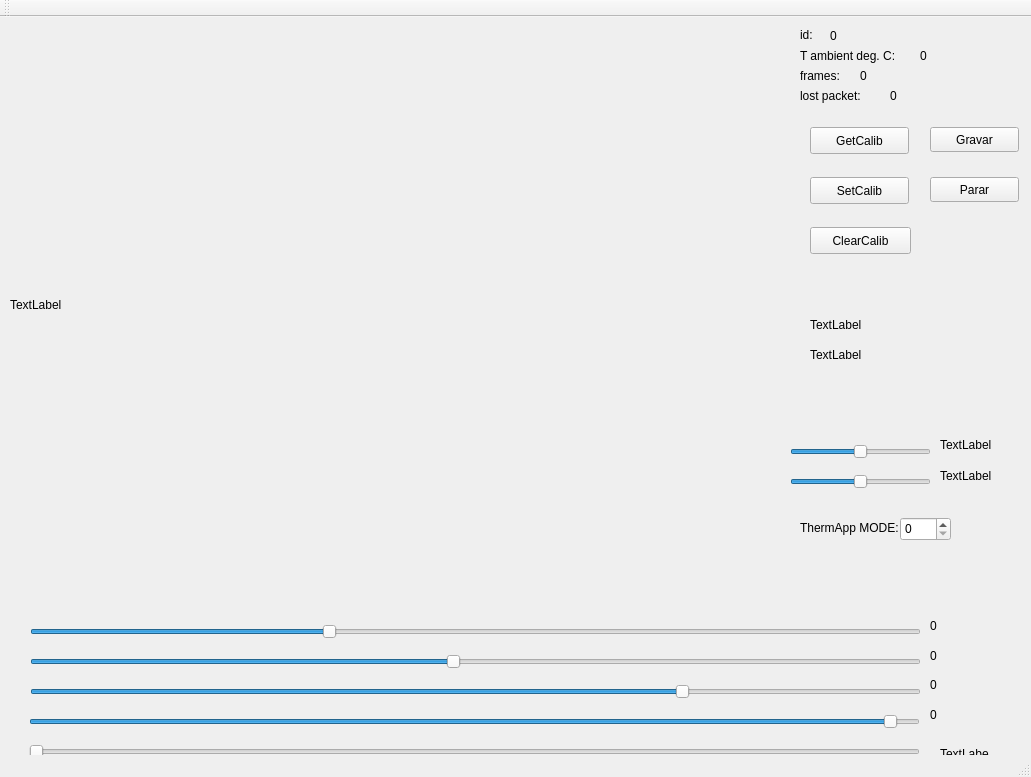
<?xml version="1.0" encoding="UTF-8"?>
<ui version="4.0">
 <class>MainWindow</class>
 <widget class="QMainWindow" name="MainWindow">
  <property name="geometry">
   <rect>
    <x>0</x>
    <y>0</y>
    <width>1031</width>
    <height>777</height>
   </rect>
  </property>
  <property name="windowTitle">
   <string>MainWindow</string>
  </property>
  <widget class="QWidget" name="centralWidget">
   <widget class="QSlider" name="VoutA_Slider">
    <property name="geometry">
     <rect>
      <x>30</x>
      <y>600</y>
      <width>891</width>
      <height>29</height>
     </rect>
    </property>
    <property name="minimum">
     <number>0</number>
    </property>
    <property name="maximum">
     <number>3000</number>
    </property>
    <property name="value">
     <number>1000</number>
    </property>
    <property name="orientation">
     <enum>Qt::Horizontal</enum>
    </property>
   </widget>
   <widget class="QLabel" name="label_Id">
    <property name="geometry">
     <rect>
      <x>800</x>
      <y>10</y>
      <width>21</width>
      <height>16</height>
     </rect>
    </property>
    <property name="text">
     <string>id:</string>
    </property>
   </widget>
   <widget class="QLabel" name="label_temp">
    <property name="geometry">
     <rect>
      <x>800</x>
      <y>30</y>
      <width>121</width>
      <height>17</height>
     </rect>
    </property>
    <property name="text">
     <string>T ambient deg. C:</string>
    </property>
   </widget>
   <widget class="QLabel" name="label_frames">
    <property name="geometry">
     <rect>
      <x>800</x>
      <y>50</y>
      <width>51</width>
      <height>17</height>
     </rect>
    </property>
    <property name="text">
     <string>frames:</string>
    </property>
   </widget>
   <widget class="QLabel" name="label_error_frames">
    <property name="geometry">
     <rect>
      <x>800</x>
      <y>70</y>
      <width>91</width>
      <height>17</height>
     </rect>
    </property>
    <property name="text">
     <string>lost packet:</string>
    </property>
   </widget>
   <widget class="QLabel" name="id">
    <property name="geometry">
     <rect>
      <x>830</x>
      <y>10</y>
      <width>67</width>
      <height>17</height>
     </rect>
    </property>
    <property name="text">
     <string>0</string>
    </property>
   </widget>
   <widget class="QLabel" name="temp">
    <property name="geometry">
     <rect>
      <x>920</x>
      <y>30</y>
      <width>67</width>
      <height>17</height>
     </rect>
    </property>
    <property name="text">
     <string>0</string>
    </property>
   </widget>
   <widget class="QLabel" name="frames">
    <property name="geometry">
     <rect>
      <x>860</x>
      <y>50</y>
      <width>67</width>
      <height>17</height>
     </rect>
    </property>
    <property name="text">
     <string>0</string>
    </property>
   </widget>
   <widget class="QLabel" name="error_frames">
    <property name="geometry">
     <rect>
      <x>890</x>
      <y>70</y>
      <width>67</width>
      <height>17</height>
     </rect>
    </property>
    <property name="text">
     <string>0</string>
    </property>
   </widget>
   <widget class="QLabel" name="scen">
    <property name="geometry">
     <rect>
      <x>10</x>
      <y>0</y>
      <width>768</width>
      <height>576</height>
     </rect>
    </property>
    <property name="maximumSize">
     <size>
      <width>768</width>
      <height>576</height>
     </size>
    </property>
    <property name="autoFillBackground">
     <bool>true</bool>
    </property>
    <property name="text">
     <string>TextLabel</string>
    </property>
   </widget>
   <widget class="QLabel" name="L_VoutC">
    <property name="geometry">
     <rect>
      <x>930</x>
      <y>630</y>
      <width>91</width>
      <height>17</height>
     </rect>
    </property>
    <property name="text">
     <string>0</string>
    </property>
   </widget>
   <widget class="QLabel" name="gainLabel">
    <property name="geometry">
     <rect>
      <x>940</x>
      <y>420</y>
      <width>71</width>
      <height>16</height>
     </rect>
    </property>
    <property name="text">
     <string>TextLabel</string>
    </property>
   </widget>
   <widget class="QLabel" name="L_VoutA">
    <property name="geometry">
     <rect>
      <x>930</x>
      <y>600</y>
      <width>91</width>
      <height>17</height>
     </rect>
    </property>
    <property name="text">
     <string>0</string>
    </property>
   </widget>
   <widget class="QSlider" name="VoutC_Slider">
    <property name="geometry">
     <rect>
      <x>30</x>
      <y>630</y>
      <width>891</width>
      <height>29</height>
     </rect>
    </property>
    <property name="maximum">
     <number>3000</number>
    </property>
    <property name="value">
     <number>1423</number>
    </property>
    <property name="orientation">
     <enum>Qt::Horizontal</enum>
    </property>
   </widget>
   <widget class="QSlider" name="gainSlider">
    <property name="geometry">
     <rect>
      <x>790</x>
      <y>420</y>
      <width>141</width>
      <height>29</height>
     </rect>
    </property>
    <property name="minimum">
     <number>1</number>
    </property>
    <property name="maximum">
     <number>65535</number>
    </property>
    <property name="value">
     <number>32768</number>
    </property>
    <property name="sliderPosition">
     <number>32768</number>
    </property>
    <property name="orientation">
     <enum>Qt::Horizontal</enum>
    </property>
   </widget>
   <widget class="QSlider" name="offsetSlider">
    <property name="enabled">
     <bool>true</bool>
    </property>
    <property name="geometry">
     <rect>
      <x>790</x>
      <y>450</y>
      <width>141</width>
      <height>29</height>
     </rect>
    </property>
    <property name="minimum">
     <number>-255</number>
    </property>
    <property name="maximum">
     <number>255</number>
    </property>
    <property name="orientation">
     <enum>Qt::Horizontal</enum>
    </property>
   </widget>
   <widget class="QLabel" name="offsetLabel">
    <property name="enabled">
     <bool>true</bool>
    </property>
    <property name="geometry">
     <rect>
      <x>940</x>
      <y>450</y>
      <width>71</width>
      <height>17</height>
     </rect>
    </property>
    <property name="text">
     <string>TextLabel</string>
    </property>
   </widget>
   <widget class="QPushButton" name="getCalibButton">
    <property name="geometry">
     <rect>
      <x>810</x>
      <y>110</y>
      <width>99</width>
      <height>27</height>
     </rect>
    </property>
    <property name="text">
     <string>GetCalib</string>
    </property>
   </widget>
   <widget class="QPushButton" name="setCalibButton">
    <property name="geometry">
     <rect>
      <x>810</x>
      <y>160</y>
      <width>99</width>
      <height>27</height>
     </rect>
    </property>
    <property name="text">
     <string>SetCalib</string>
    </property>
   </widget>
   <widget class="QSlider" name="VoutD_Slider">
    <property name="geometry">
     <rect>
      <x>30</x>
      <y>660</y>
      <width>891</width>
      <height>29</height>
     </rect>
    </property>
    <property name="minimum">
     <number>0</number>
    </property>
    <property name="maximum">
     <number>3000</number>
    </property>
    <property name="value">
     <number>2210</number>
    </property>
    <property name="orientation">
     <enum>Qt::Horizontal</enum>
    </property>
   </widget>
   <widget class="QLabel" name="L_VoutD">
    <property name="geometry">
     <rect>
      <x>930</x>
      <y>660</y>
      <width>91</width>
      <height>16</height>
     </rect>
    </property>
    <property name="text">
     <string>0</string>
    </property>
   </widget>
   <widget class="QLabel" name="labelDinamic">
    <property name="geometry">
     <rect>
      <x>810</x>
      <y>300</y>
      <width>181</width>
      <height>16</height>
     </rect>
    </property>
    <property name="text">
     <string>TextLabel</string>
    </property>
   </widget>
   <widget class="QLabel" name="minmaxlabel">
    <property name="geometry">
     <rect>
      <x>810</x>
      <y>330</y>
      <width>191</width>
      <height>16</height>
     </rect>
    </property>
    <property name="text">
     <string>TextLabel</string>
    </property>
   </widget>
   <widget class="QSlider" name="VoutE_Slider">
    <property name="geometry">
     <rect>
      <x>29</x>
      <y>690</y>
      <width>891</width>
      <height>29</height>
     </rect>
    </property>
    <property name="maximum">
     <number>3000</number>
    </property>
    <property name="value">
     <number>2925</number>
    </property>
    <property name="orientation">
     <enum>Qt::Horizontal</enum>
    </property>
   </widget>
   <widget class="QLabel" name="L_VoutE">
    <property name="geometry">
     <rect>
      <x>930</x>
      <y>690</y>
      <width>91</width>
      <height>16</height>
     </rect>
    </property>
    <property name="text">
     <string>0</string>
    </property>
   </widget>
   <widget class="QSlider" name="horizontalSlider_3">
    <property name="geometry">
     <rect>
      <x>29</x>
      <y>720</y>
      <width>891</width>
      <height>29</height>
     </rect>
    </property>
    <property name="maximum">
     <number>65535</number>
    </property>
    <property name="orientation">
     <enum>Qt::Horizontal</enum>
    </property>
   </widget>
   <widget class="QLabel" name="label_3">
    <property name="geometry">
     <rect>
      <x>940</x>
      <y>730</y>
      <width>49</width>
      <height>14</height>
     </rect>
    </property>
    <property name="text">
     <string>TextLabel</string>
    </property>
   </widget>
   <widget class="QSpinBox" name="spinBox">
    <property name="geometry">
     <rect>
      <x>900</x>
      <y>500</y>
      <width>51</width>
      <height>24</height>
     </rect>
    </property>
    <property name="maximum">
     <number>16</number>
    </property>
   </widget>
   <widget class="QLabel" name="label">
    <property name="geometry">
     <rect>
      <x>800</x>
      <y>500</y>
      <width>101</width>
      <height>21</height>
     </rect>
    </property>
    <property name="text">
     <string>ThermApp MODE:</string>
    </property>
   </widget>
   <widget class="QPushButton" name="clearButton">
    <property name="geometry">
     <rect>
      <x>810</x>
      <y>210</y>
      <width>101</width>
      <height>27</height>
     </rect>
    </property>
    <property name="text">
     <string>ClearCalib</string>
    </property>
   </widget>
   <widget class="QPushButton" name="pushButton">
    <property name="geometry">
     <rect>
      <x>930</x>
      <y>110</y>
      <width>89</width>
      <height>25</height>
     </rect>
    </property>
    <property name="text">
     <string>Gravar</string>
    </property>
   </widget>
   <widget class="QPushButton" name="pushButton_2">
    <property name="geometry">
     <rect>
      <x>930</x>
      <y>160</y>
      <width>89</width>
      <height>25</height>
     </rect>
    </property>
    <property name="text">
     <string>Parar</string>
    </property>
   </widget>
   <widget class="QLabel" name="scaleBar">
    <property name="geometry">
     <rect>
      <x>930</x>
      <y>300</y>
      <width>51</width>
      <height>71</height>
     </rect>
    </property>
    <property name="text">
     <string/>
    </property>
   </widget>
  </widget>
  <widget class="QMenuBar" name="menuBar">
   <property name="geometry">
    <rect>
     <x>0</x>
     <y>0</y>
     <width>1031</width>
     <height>22</height>
    </rect>
   </property>
  </widget>
  <widget class="QToolBar" name="mainToolBar">
   <attribute name="toolBarArea">
    <enum>TopToolBarArea</enum>
   </attribute>
   <attribute name="toolBarBreak">
    <bool>false</bool>
   </attribute>
  </widget>
  <widget class="QStatusBar" name="statusBar"/>
 </widget>
 <layoutdefault spacing="6" margin="11"/>
 <resources/>
 <connections/>
</ui>
